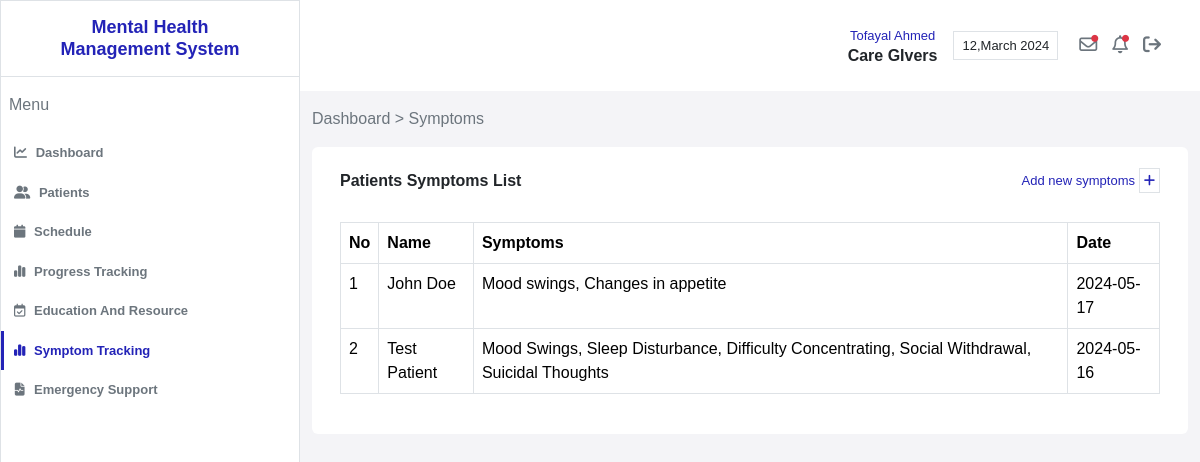
Before: /view/care_giver/symptoms_tracking_behaviour.php (signed in) with the older database file.
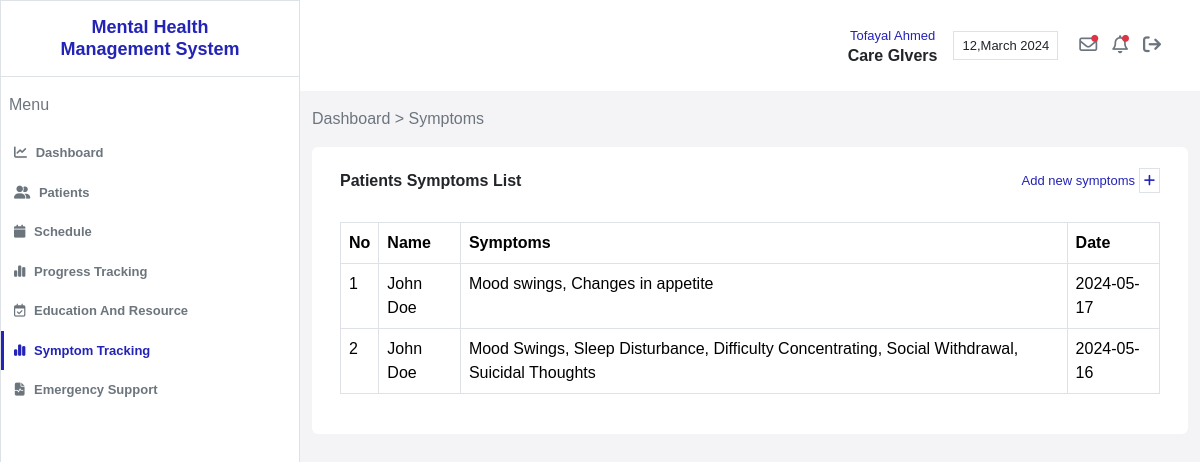
After: the same page with the newer database file.
### tables this page shows
CREATE TABLE `symptom_track` (
  `id` int(50) NOT NULL,
  `symptoms` varchar(255) NOT NULL,
  `date` varchar(50) NOT NULL,
  `patient_id` int(50) NOT NULL,
  `care_giver_id` int(255) NOT NULL
);

CREATE TABLE `patient` (
  `id` int(50) NOT NULL,
  `name` varchar(50) NOT NULL,
  `age` varchar(50) NOT NULL,
  `phone` varchar(50) NOT NULL,
  `care_giver_id` int(50) NOT NULL,
  `gender` varchar(50) NOT NULL,
  `medication` varchar(50) NOT NULL,
  `diagnosis` varchar(300) NOT NULL,
  `date` date NOT NULL DEFAULT current_timestamp()
);

### model/symptom_trackRepo.php (called while the page is built, shortened)
<?php
function findAllSymptomsTrackForAllPatients()
{
    $conn = db_conn();
    $selectQuery = 'SELECT * FROM `symptom_track`';
    try {
        $result = $conn->query($selectQuery);
        $rows = array();
        while ($row = $result->fetch_assoc()) {
            $rows[] = $row;
        }
        return $rows;
    } catch (Exception $e) {
        echo 'symptom_trackRepo Error = ' . $e->getMessage();
        return null;
    } finally {
        $conn->close();
    }
}

### model/patientRepo.php (called while the page is built, shortened)
<?php
function findPatientByID($id)
{
    $conn = db_conn();
    $selectQuery = 'SELECT * FROM `patient` WHERE `id` = ?';
    try {
        $stmt = $conn->prepare($selectQuery);
        $stmt->bind_param("i", $id);
        $stmt->execute();
        $result = $stmt->get_result();
        $user = $result->fetch_assoc();
        return $user;
    } catch (Exception $e) {
        echo 'patientRepo Error = ' . $e->getMessage();
        return null;
    } finally {
        $conn->close();
    }
}

### view/care_giver/symptoms_tracking_behaviour.php (the view, shortened to what the changed rows need)
<?php
require '../../model/symptom_trackRepo.php';
require '../../model/patientRepo.php';
$care_giver_id = $_SESSION['user_id'];
?>
<!doctype html>
<html lang="en">
<head>
    <link rel="stylesheet" href="https://cdnjs.cloudflare.com/ajax/libs/font-awesome/6.5.2/css/all.min.css" />
    <link href="https://cdn.jsdelivr.net/npm/bootstrap@5.3.3/dist/css/bootstrap.min.css" rel="stylesheet">
    <link href="../../css/main.css" rel="stylesheet">
</head>
<body>
    <section class="dashboard-part ">
        <div class="row">
            <div class="col-xxl-10 col-xl-9 col-lg-9 p-0">
                <div class="dash-content ">
                    <div class="dash-summery patinet-summery">
                        <div class="container-fluid mt-3">
                            <div class="content-box rounded bg-white p-4 px-3">
                                <div class="overall-patient-ratio ">
                                    <div class="row">
                                        <div class="col-12 p-0">
                                            <div class="row">
                                                <div class="col-12 mt-3">
                                                    <div class="table-container">
                                                        <table class="table table-bordered  mt-2" id="symptoms-table-body">
                                                            <thead>
                                                                <tr>
                                                                    <th>No</th>
                                                                    <th>Name</th>
                                                                    <th>Symptoms</th>
                                                                    <th>Date</th>
                                                                </tr>
                                                            </thead>
                                                            <tbody>
                                                                <?php
                                                                $symptoms = findAllSymptomsTrackForAllPatients();
                                                                if ($symptoms) {
                                                                    $rowCounter = 1;
                                                                    foreach ($symptoms as $index => $symptom) {
                                                                        if($symptom['care_giver_id']== $care_giver_id){
                                                                            $patient_data = findPatientByID($symptom['patient_id']);
                                                                            echo "<tr>";
                                                                            echo "<td>" . $rowCounter++ . "</td>";
                                                                            echo "<td>" . $patient_data['name'] . "</td>";
                                                                            echo "<td>" . $symptom['symptoms'] . "</td>";
                                                                            echo "<td>" . $symptom['date'] . "</td>";
                                                                            echo "</tr>";
                                                                        }
                                                                    }
                                                                } else {
                                                                    echo "<tr><td colspan='4'>No symptoms found.</td></tr>";
                                                                }
                                                                ?>
                                                            </tbody>
                                                        </table>
                                                    </div>
                                                </div>
                                            </div>
                                        </div>
                                    </div>
                                </div>
                            </div>
                        </div>
                    </div>
                </div>
            </div>
        </div>
    </section>
</body>
</html>

Changed rows visible on the page:
changed symptom_track (number 2 of 2 on the later page): patient.name "Test Patient" → "John Doe"
